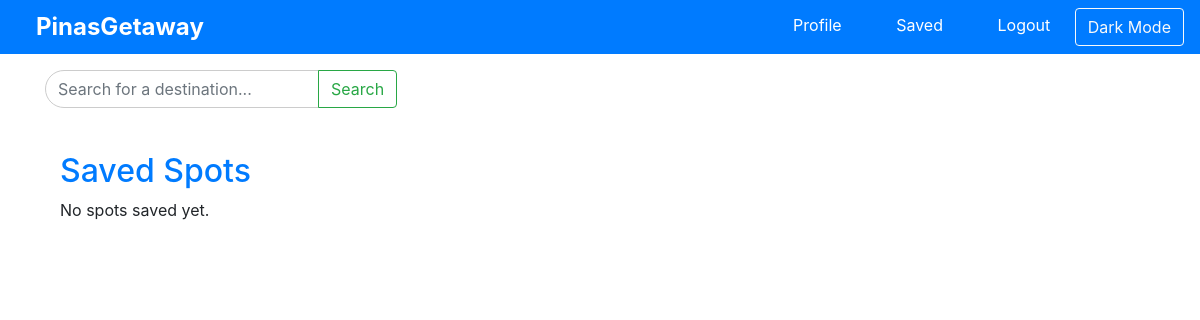
Page /saved_spots (signed in) on the earlier database version.
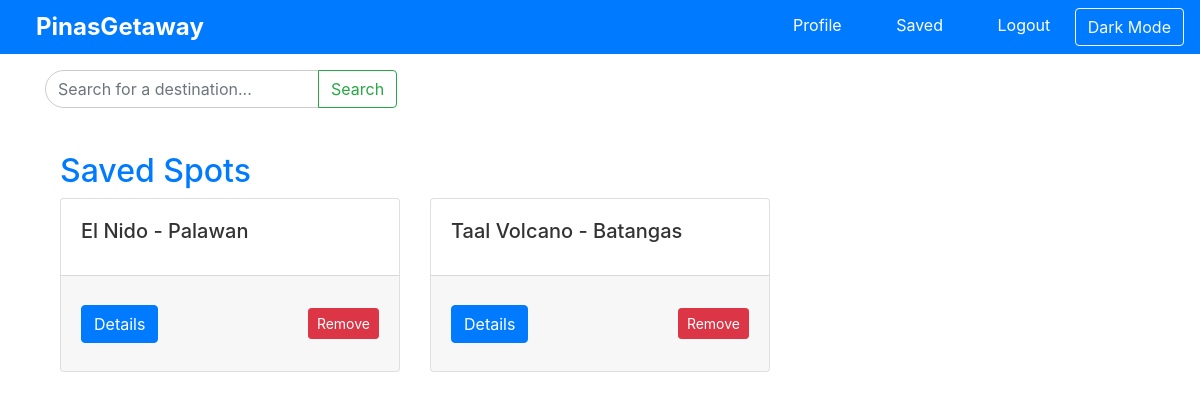
Same page on the later database version.
### models.py (models this page shows)
class SavedSpot(db.Model):
    id = db.Column(db.Integer, primary_key=True)
    spot_name = db.Column(db.String(200), nullable=False)
    spot_location = db.Column(db.String(200), nullable=False)
    user_id = db.Column(db.Integer, db.ForeignKey('user.id'), nullable=False)

### app.py (the view)
@app.route("/saved_spots")
@login_required
def saved_spots():
    saved_spots = SavedSpot.query.filter_by(user_id=current_user.id).all()
    return render_template("saved.html", saved_spots=saved_spots)

### app.py (called while the page is built)
@login_manager.user_loader
def load_user(user_id):
    return User.query.get(int(user_id))

### models.py (called while the page is built)
    @property
    def is_active(self):
        return True

### templates/saved.html (shortened to what this page needs)
{% extends "layout.html" %}
{% block body %}
    <div class="container mt-4">
        <h2>Saved Spots</h2>
        {% if saved_spots %}
            <div class="row">
                {% for spot in saved_spots %}
                    <div class="col-md-4 mb-4">
                        <div class="card">
                            <div class="card-body">
                                <h5 class="card-title">{{ spot.spot_name }} - {{ spot.spot_location }}</h5>
                            </div>
                            <div class="card-footer d-flex justify-content-between align-items-center">
                                <a href="{{ url_for('details', name=spot.spot_name) }}" class="btn btn-primary">Details</a>
                                <form action="{{ url_for('remove_spot', spot_id=spot.id) }}" method="post">
                                    <button type="submit" class="btn btn-danger btn-sm">Remove</button>
                                </form>
                            </div>
                        </div>
                    </div>
                {% endfor %}
            </div>
        {% else %}
            <p>No spots saved yet.</p>
        {% endif %}
    </div>
{% endblock %}

### templates/layout.html (shortened to what this page needs)
<!DOCTYPE html>
<html lang="en">
<head>
    <link rel="stylesheet" type="text/css" href="{{ url_for('static', filename='css/styles.css') }}">
    <link rel="stylesheet" href="https://cdn.jsdelivr.net/npm/bootstrap@4.3.1/dist/css/bootstrap.min.css">
</head>
<body>
    <nav class="navbar">
        <div class="navbar-left">
            <a href="{{ url_for('index') }}">PinasGetaway</a>
        </div>
        <div class="navbar-right">
            {% if current_user.is_authenticated %}
                <a href="{{ url_for('profile') }}">Profile</a>
                <a href="{{ url_for('saved_spots') }}">Saved</a>
                <a href="{{ url_for('logout') }}">Logout</a>
            {% else %}
                <a href="{{ url_for('login') }}">Login</a>
                <a href="{{ url_for('register') }}">Register</a>
            {% endif %}
            <button id="dark-mode-toggle" class="btn btn-outline-light">Dark Mode</button>
        </div>
    </nav>
    <div class="container">
        <form action="{{ url_for('search') }}" method="get" class="form-inline position-relative mt-3 mb-3">
            <div class="input-group">
                <input type="text" name="query" class="form-control" placeholder="Search for a destination...">
                <div class="input-group-append">
                    <button type="submit" class="btn btn-outline-success">Search</button>
                </div>
            </div>
        </form>
        {% block body %}
        {% endblock %}
    </div>
</body>
</html>

### static/css/styles.css (style rules this page uses)
body { font-family: Arial, sans-serif; background-color: #f8f9fa; color: #343a40; margin: 0; padding: 0; }
h1, h2 { color: #007bff; }
.navbar { background-color: #007bff; overflow: hidden; padding: 10px 20px; display: flex; justify-content: space-between; align-items: center; }
.navbar a { color: white; text-decoration: none; padding: 14px 20px; border-radius: 4px; transition: background-color 0.3s; }
.navbar-left { font-size: 24px; font-weight: bold; }
.navbar-right a { margin-left: 10px; }
form { margin: 20px 0; text-align: center; }
form div { margin-bottom: 10px; }
form input[type="text"], form input[type="email"], form input[type="password"], .profile-form input[type="text"], .profile-form input[type="password"] { width: 100%; max-width: 300px; padding: 12px; border-radius: 20px; margin-bottom: 15px; border: 1px solid #ccc; }
.btn { padding: 10px 20px; border-radius: 20px; cursor: pointer; transition: background-color 0.3s, transform 0.2s ease; }
.btn-primary { background-color: #007bff; color: white; border: none; }
.card { cursor: pointer; transition: transform 0.2s ease; }
.card { background-color: #fff; color: #333; }

Differences in the rows shown:
added SavedSpot: spot_name "El Nido", spot_location "Palawan"
added SavedSpot: spot_name "Taal Volcano", spot_location "Batangas"
Other differences:
text no longer shown: "No spots saved yet."
